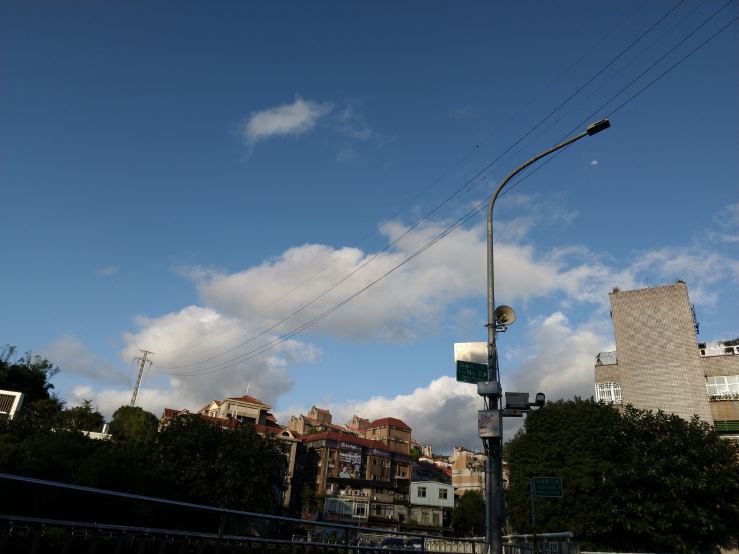
#> input picture 3-1_Homography/resource/frame2.jpg, 1478 x 1108 px, given in place of frame1.jpg, which was not available (shown at 1/2 size)
$ python part4.py
#> lines starting #> are read from the running program, lines starting #| are printed output that depends on the picture; pictures that were not available may be replaced by others from this repository, and a replacement may not be noted
### 3-1_Homography/src/utils.py
import numpy as np
import numpy.ma as ma

def solve_homography(u, v):
    """
    This function should return a 3-by-3 homography matrix,
    u, v are N-by-2 matrices, representing N corresponding points for v = T(u)
    :param u: N-by-2 source pixel location matrices
    :param v: N-by-2 destination pixel location matrices
    :return:
    """
    N = u.shape[0]
    H = None

    if v.shape[0] is not N:
        print('u and v should have the same size')
        return None
    if N < 4:
        print('At least 4 points should be given')

    # TODO: 1.forming A
    A = np.zeros((2*N,9))
    for i in range(N):
        #first row
        A[2*i][3] = -u[i][0]
        A[2*i][4] = -u[i][1]
        A[2*i][5] = -1

        A[2*i][6] = u[i][0]*v[i][1]
        A[2*i][7] = u[i][1]*v[i][1]
        A[2*i][8] = v[i][1]
        #second row
        A[2*i+1][0] = u[i][0]
        A[2*i+1][1] = u[i][1]
        A[2*i+1][2] = 1

        A[2*i+1][6] = -u[i][0]*v[i][0]
        A[2*i+1][7] = -u[i][1]*v[i][0]
        A[2*i+1][8] = -v[i][0]
    # TODO: 2.solve H with A
    u, s, vh = np.linalg.svd(A)
    #extract H
    H = vh[-1].reshape(3,3)
    #normalize H with |h|=1
    H = H/np.linalg.norm(H)

    return H

#warping的ymax和xmax是不包含的，只會到max-1
def warping(src, dst, H, ymin, ymax, xmin, xmax, direction='b'):
    """
    Perform forward/backward warpping without for loops. i.e.
    for all pixels in src(xmin~xmax, ymin~ymax),  warp to destination
          (xmin=0,ymin=0)  source                       destination
                         |--------|              |------------------------|
                         |        |              |                        |
                         |        |     warp     |                        |
    forward warp         |        |  --------->  |                        |
                         |        |              |                        |
                         |--------|              |------------------------|
                                 (xmax=w,ymax=h)

    for all pixels in dst(xmin~xmax, ymin~ymax),  sample from source
                            source                       destination
                         |--------|              |------------------------|
                         |        |              | (xmin,ymin)            |
                         |        |     warp     |           |--|         |
    backward warp        |        |  <---------  |           |__|         |
                         |        |              |             (xmax,ymax)|
                         |--------|              |------------------------|

    :param src: source image
    :param dst: destination output image
    :param H:
    :param ymin: lower vertical bound of the destination(source, if forward warp) pixel coordinate
    :param ymax: upper vertical bound of the destination(source, if forward warp) pixel coordinate
    :param xmin: lower horizontal bound of the destination(source, if forward warp) pixel coordinate
    :param xmax: upper horizontal bound of the destination(source, if forward warp) pixel coordinate
    :param direction: indicates backward warping or forward warping
    :return: destination output image
    """

    h_src, w_src, ch = src.shape
    h_dst, w_dst, ch = dst.shape
    H_inv = np.linalg.inv(H)

    # TODO: 1.meshgrid the (x,y) coordinate pairs
    # TODO: 2.reshape the destination pixels as N x 3 homogeneous coordinate
    X,Y = np.mgrid[xmin:xmax:1, ymin:ymax:1]
    W = np.ones((xmax-xmin)*(ymax-ymin)).astype(np.int32)
    homocoordinate_pairs = np.vstack((X.flatten(), Y.flatten(), W))
    # print(homocoordinate_pairs[-1])

    if direction == 'b':
        # TODO: 3.apply H_inv to the destination pixels and retrieve (u,v) pixels, then reshape to (ymax-ymin),(xmax-xmin)
        #計算transform對應的位置
        transformed_homocoordinate_pairs = np.dot(H_inv, homocoordinate_pairs)
        #計算x-y實際值(除w項)
        xy_pairs = homocoordinate_pairs[0:2,:]
        xy_transformed_pairs = np.round(transformed_homocoordinate_pairs[0:2,:]/transformed_homocoordinate_pairs[2]).astype(np.int32)

        # TODO: 4.calculate the mask of the transformed coordinate (should not exceed the boundaries of source image)
        #在範圍外(要刪掉的)顯示True
        xy_pairs_mask = (xy_transformed_pairs[0]<0) + (xy_transformed_pairs[0]>(w_src-1)) \
            + (xy_transformed_pairs[1]<0) + (xy_transformed_pairs[1]>(h_src-1))

        # TODO: 5.sample the source image with the masked and reshaped transformed coordinates
        xy_pairs = xy_pairs[:,~xy_pairs_mask]
        xy_transformed_pairs = xy_transformed_pairs[:,~xy_pairs_mask]

        # TODO: 6. assign to destination image with proper masking
        #於dst覆蓋src圖片(img上的x-y會顛倒(row-col))
        dst[xy_pairs[1], xy_pairs[0]] =\
            src[xy_transformed_pairs[1], xy_transformed_pairs[0]]

        pass

    elif direction == 'f':
        # TODO: 3.apply H to the source pixels and retrieve (u,v) pixels, then reshape to (ymax-ymin),(xmax-xmin)
        #計算transform對應的位置
        transformed_homocoordinate_pairs = np.dot(H, homocoordinate_pairs)
        #計算x-y實際值(除w項)
        xy_pairs = homocoordinate_pairs[0:2,:]
        xy_transformed_pairs = np.round(transformed_homocoordinate_pairs[0:2,:]/transformed_homocoordinate_pairs[2]).astype(np.int32)
        # print(xy_homocoordinate_pairs.shape, xy_transformed_homocoordinate_pairs.shape)

        # TODO: 4.calculate the mask of the transformed coordinate (should not exceed the boundaries of destination image)
        # x_pairs_mask = ma.masked_outside(xy_transformed_pairs[0], 0, w_dst-1).mask#x的boundary
        # y_pairs_mask = ma.masked_outside(xy_transformed_pairs[1], 0, h_dst-1).mask#y的boundary
        # xy_pairs_mask = ma.masked_where(xy_transformed_pairs[0]<0 or  xy_transformed_pairs[0]>w_dst-1\
        #     or xy_transformed_pairs[1]<0 or xy_transformed_pairs[1]>h_dst-1, xy_transformed_pairs)

        #在範圍外(要刪掉的)顯示True
        xy_pairs_mask = (xy_transformed_pairs[0]<0) + (xy_transformed_pairs[0]>(w_dst-1)) \
            + (xy_transformed_pairs[1]<0) + (xy_transformed_pairs[1]>(h_dst-1))

        # [8 lines of commented-out code are left out]
        xy_pairs = xy_pairs[:,~xy_pairs_mask]
        xy_transformed_pairs = xy_transformed_pairs[:,~xy_pairs_mask]

        # TODO: 6. assign to destination image using advanced array indicing
        #於dst覆蓋src圖片(img上的x-y會顛倒(row-col))
        dst[xy_transformed_pairs[1], xy_transformed_pairs[0]] =\
            src[xy_pairs[1], xy_pairs[0]]


        pass

    return dst

### 3-1_Homography/src/part4.py
import numpy as np
import cv2
import random
from tqdm import tqdm
from utils import solve_homography, warping

random.seed(999)
np.random.seed(99)

def panorama(imgs):
    """
    Image stitching with estimated homograpy between consecutive
    :param imgs: list of images to be stitched
    :return: stitched panorama
    """
    h_max = max([x.shape[0] for x in imgs])
    w_max = sum([x.shape[1] for x in imgs])

    # create the final stitched canvas
    dst = np.zeros((h_max, w_max, imgs[0].shape[2]), dtype=np.uint8)
    dst[:imgs[0].shape[0], :imgs[0].shape[1]] = imgs[0]
    last_best_H = np.eye(3)
    out = None

    # for all images to be stitched:
    for idx in range(len(imgs) - 1):
        print("img: ", idx+2)
        im1 = imgs[idx] #已經在canvas上
        im2 = imgs[idx + 1] #未在canvas上

        # TODO: 1.feature detection & matching (ref: https://zhuanlan.zhihu.com/p/143446523, https://www.jianshu.com/p/ed57ee1056ab)
        #初始化ORB detector
        orb = cv2.ORB_create()
        # 用ORB找keypoints和descriptors
        kp1, des1 = orb.detectAndCompute(im1, None)
        kp2, des2 = orb.detectAndCompute(im2, None)
        #初始化brute force matcher
        bf = cv2.BFMatcher(cv2.NORM_HAMMING, crossCheck=True)
        #找im1和im2的match點
        matches = bf.match(des1, des2)
        #按照match程度(distance)排列
        matches = sorted(matches, key = lambda x:x.distance)
        #取match程度排名前50%
        good = matches[:int(len(matches) * 0.3)] #0.3
        #取座標(list包tuple座標)
        kp1_coordinate = np.array([kp1[mat.queryIdx].pt for mat in good])
        kp2_coordinate = np.array([kp2[mat.trainIdx].pt for mat in good])
        kp_coordinate_size = len(kp1_coordinate)

        # TODO: 2. apply RANSAC to choose best H
        iteration_num = 20 #20
        selected_points = kp_coordinate_size*3//10 #kp_coordinate_size*3//10 12
        distance_threshold = 2.67 #2.67
        inlier_size_threshold = kp_coordinate_size*0.95 #0.95
        max_inlier_size = 0
        max_inlier = np.zeros(kp_coordinate_size).astype(bool)

        for i in range(iteration_num):
            # (a) Select 4 correspondences and compute H
            random_point = np.random.choice(np.arange(kp_coordinate_size), selected_points, replace=False)
            H =  solve_homography(kp2_coordinate[random_point], kp1_coordinate[random_point])#im1是canvas
            # (b) Calculate the distance d⊥ for each putative match
            #計算kp1預測值
            transformed_kp1_coordinate = np.dot(H, np.vstack((kp2_coordinate.T, np.ones(kp_coordinate_size))))#np.float64
            transformed_kp1_coordinate = np.round(transformed_kp1_coordinate[0:2,:]/transformed_kp1_coordinate[2]).T
            #計算kp1預測值與kp1距離
            distance = np.sqrt(np.sum(np.square(kp1_coordinate-transformed_kp1_coordinate),axis=1))#euclidean

            # (c) Compute the number of inliers consistent with H (d⊥<t)
            inliers = distance <= distance_threshold
            inlier_size = sum(inliers)
            #紀錄最大inliers數量和其inliers
            if (inlier_size >= max_inlier_size):
                max_inlier_size = inlier_size
                max_inlier = inliers
                print("it: ", i," inlier size racio", max_inlier_size/kp_coordinate_size)
                # print(max_inlier_size)
                if (inlier_size >= inlier_size_threshold):
                    print("arrive threshold")
                    break

        # TODO: 3. chain the homographies
        H =  solve_homography(kp2_coordinate[max_inlier], kp1_coordinate[max_inlier])
        #kp1和kp2的座標剛好是x-y表示(跟row-col顛倒)，所以跟part1-3一樣是用x-y算H，最後要warping圖時才換回row-col
        #因此不須使用, H[:,[0,1]] = H[:,[1,0]]
        last_best_H = np.dot(last_best_H, H)

        # TODO: 4. apply warping
        warping(im2, dst, last_best_H, 0, h_max, 0, w_max, direction='b')

        out = dst
    return out

if __name__ == "__main__":
    # ================== Part 4: Panorama ========================
    # TODO: change the number of frames to be stitched

    #test1, sample picture
    FRAME_NUM = 3
    imgs = [cv2.imread('../resource/frame{:d}.jpg'.format(x)) for x in range(1, FRAME_NUM + 1)]
#> imgs = 3 items
    output4 = panorama(imgs)
#> in panorama, `h_max = max([x.shape[0] for x in imgs])`: h_max = 1108
#> in panorama, `w_max = sum([x.shape[1] for x in imgs])`: w_max = 4434
#> in panorama, `dst[:imgs[0].shape[0], :imgs[0].shape[1]] = imgs[0]`:
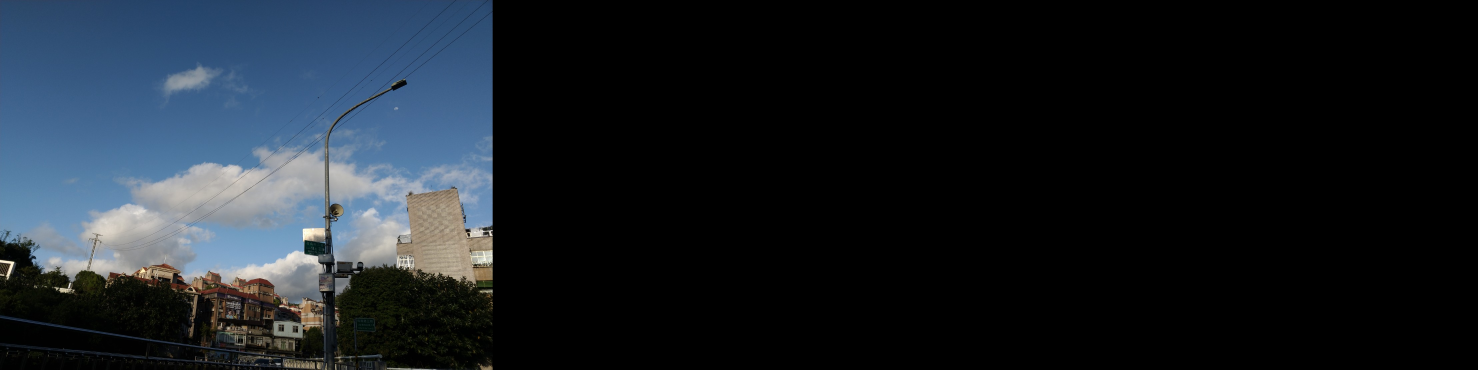
#> dst: shape (1108, 4434, 3) (shown at 1/3 size); mean of channels 0, 1, 2 38, 31.5, 25.3; drawn as B, G, R
#> the loop in panorama, `for idx in range(len(imgs) - 1):` made 2 passes
#> (matches, good, kp_coordinate_size, iteration_num, selected_points, distance_threshold, inlier_size_threshold) on passes 1 to 2: (500 matches, 150 matches, 150, 20, 45, 2.67, 142.5), (500 matches, 150 matches, 150, 20, 45, 2.67, 142.5)
#| img:  2
#| it:  0  inlier size racio 1.0
#| arrive threshold
#| img:  3
#| it:  0  inlier size racio 1.0
#| arrive threshold
#> pass 1, in solve_homography, `u, s, vh = np.linalg.svd(A)`:
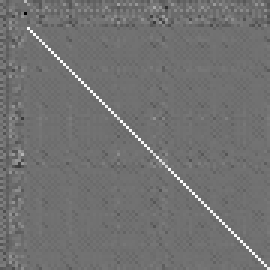
#> u: shape (90, 90) float64 (shown 3 times larger); min -0.784, max 0.973, mean -0.00122; drawn with min black and max white
#> pass 1, in solve_homography (call 2), `u, s, vh = np.linalg.svd(A)`:
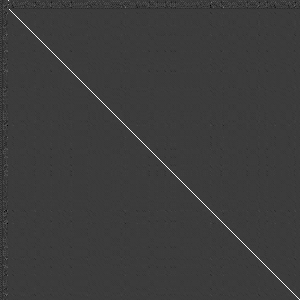
#> u: shape (300, 300) float64; min -0.309, max 0.993, mean -0.000185; drawn with min black and max white
#> pass 1, in warping, `X,Y = np.mgrid[xmin:xmax:1, ymin:ymax:1]`:
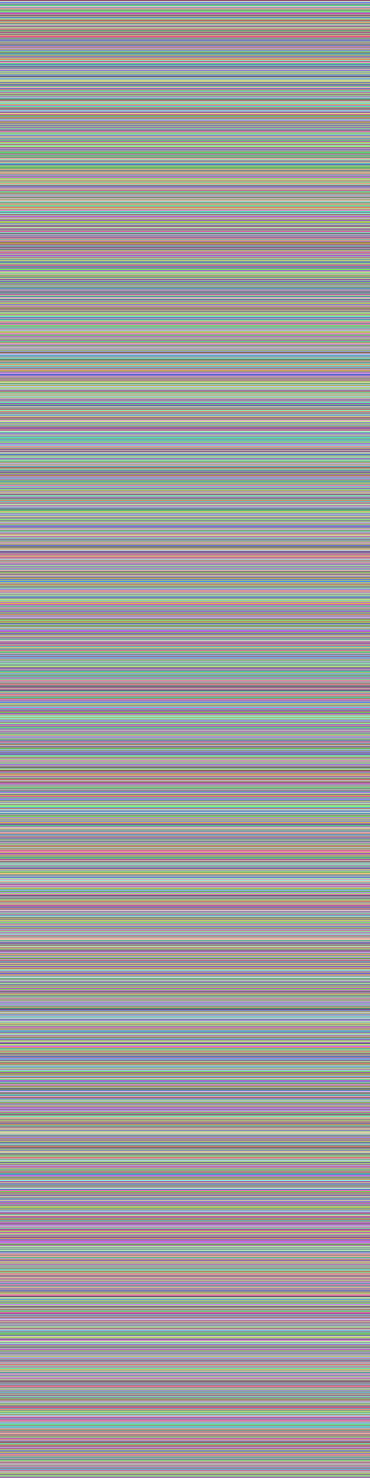
#> X: shape (4434, 1108) int64 (shown at 1/3 size); 4434 distinct labels, from 0 to 4433; one colour per label, 0 black
#> pass 1, in warping, `X,Y = np.mgrid[xmin:xmax:1, ymin:ymax:1]`:
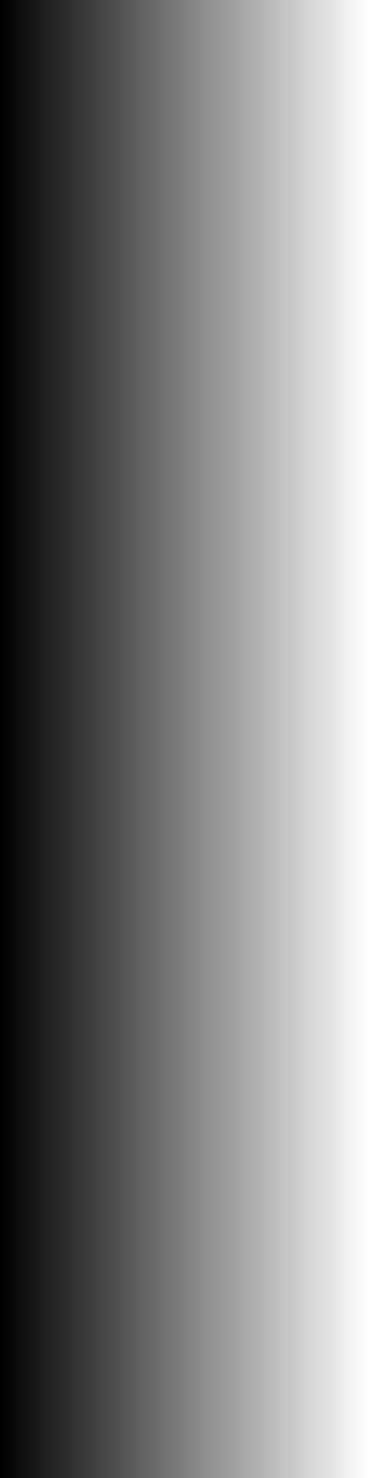
#> Y: shape (4434, 1108) int64 (shown at 1/3 size); min 0, max 1107, mean 553.5; drawn with min black and max white
#> in panorama, im1 is the input picture: shape (1108, 1478, 3); mean B, G, R 114.1, 94.6, 75.9
    cv2.imwrite('output4.png', output4)

    # [17 lines of commented-out code are left out]
